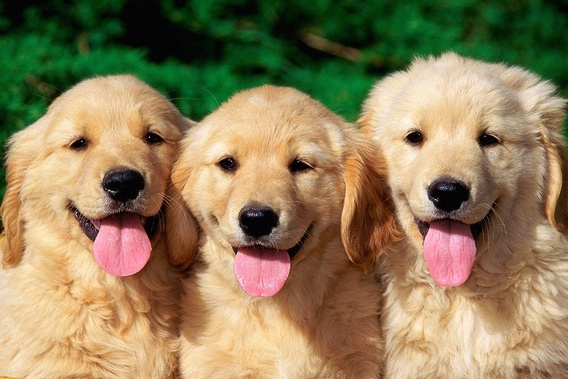
#> input picture DATA/DOGS.jpeg, 568 x 379 px, shrunk from 1100 x 733 before the run, given in place of input.jpg, which was not available
$ jupyter execute '3 .Grayscaling.ipynb'   (text cells are left out)
#> lines starting #> are read from the running program, lines starting #| are printed output that depends on the picture; pictures that were not available may be replaced by others from this repository, and a replacement may not be noted
[cell 1]
import cv2

[cell 2]
# Load our input image
image = cv2.imread('DATA/input.jpg')
#> image is the input picture: shape (379, 568, 3); mean B, G, R 90.4, 126.5, 143.8
cv2.imshow('Original', image)
cv2.waitKey()
cv2.destroyAllWindows()

[cell 3]
image.shape
#> Out = (379, 568, 3)

[cell 4]
# PEP8

[cell 5]
# We use cvtColor, to convert to grayscale
gray_image = cv2.cvtColor(image, cv2.COLOR_BGR2GRAY)
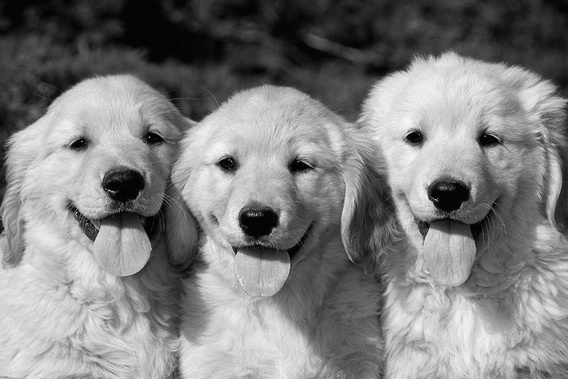
#> gray_image: shape (379, 568); min 0, max 251, mean 127.5

[cell 6]
gray_image.shape
#> Out = (379, 568)

[cell 7]
cv2.imshow('Grayscale', gray_image)
cv2.waitKey()
cv2.destroyAllWindows()

[cell 8]
#Another method faster method
img = cv2.imread('DATA/cat.jpeg',0)
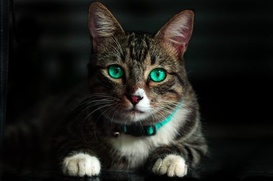
#> input picture DATA/cat.jpeg, 273 x 181 px, shrunk from 528 x 350 before the run
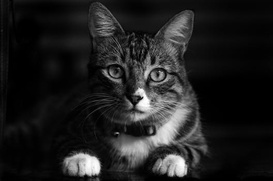
#> img: shape (181, 273); min 0, max 255, mean 31.4
